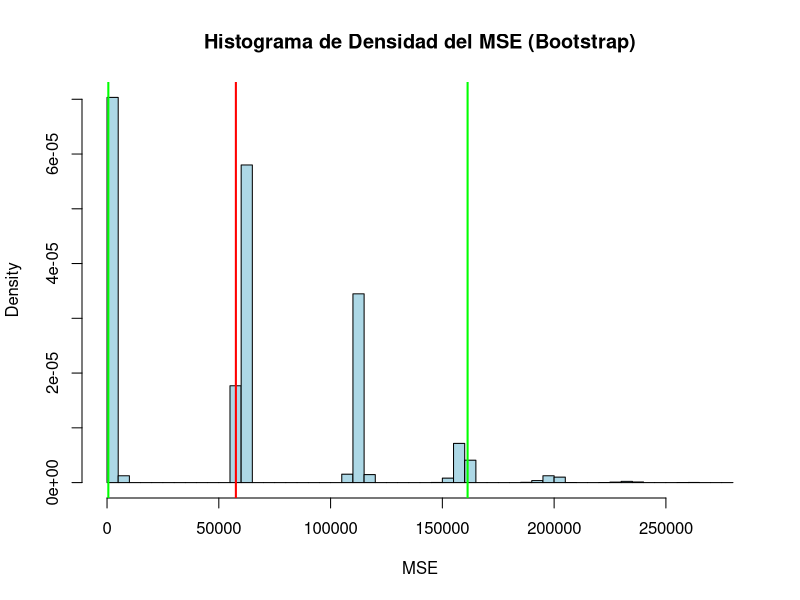
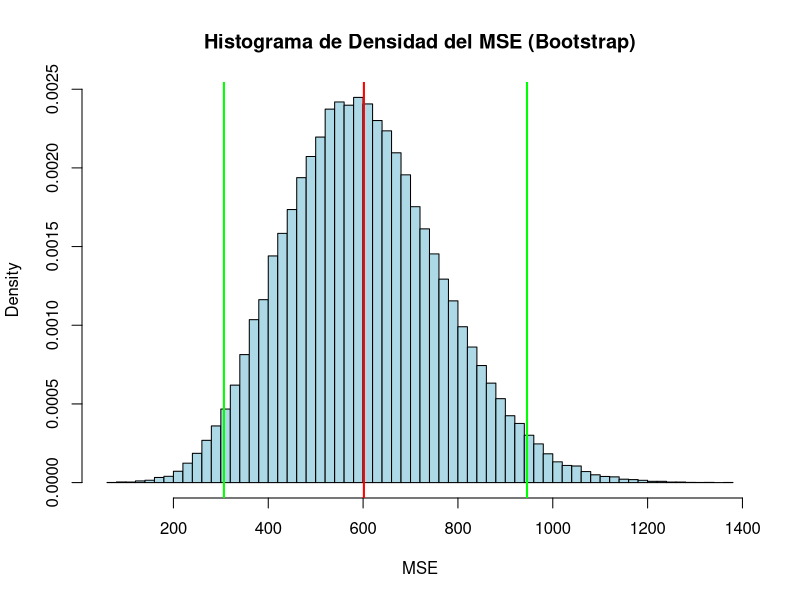

Here is the R script that generated these plots, in order:
## Técnica Bootstrap
set.seed(12345)
reclam = rlnorm(20, meanlog = 2.5, sdlog = 2.5)

bootstrap_mse = function(data, n_bootstrap){
  mse_values = numeric(n_bootstrap)
  for(i in 1:n_bootstrap){
    sample_data = sample(data, replace = TRUE)
    mse_values[i] = mean((sample_data - mean(sample_data))^2)
  }
  return(list(
    media_mse = mean(mse_values),
    sd_mse = sd(mse_values), 
    msval = mse_values
  ))
}

# Estimación del MSE usando bootstrap
n_bootstrap = 100000
mse_estimate <- bootstrap_mse(reclam, n_bootstrap)

cat("El MSE es:", format(mse_estimate$media_mse, big.mark = ","), "\n")

# Intervalos de confianza bajo normalidad
alpha = 0.05
z = qnorm(1-alpha/2)
ci_lower = mse_estimate[[1]] - z*mse_estimate[[2]]
ci_upper = mse_estimate[[1]] + z*mse_estimate[[2]]

cat("Los intervalos de confianza bajo normalidad son: [", ci_lower, ", ", ci_upper, "]\n")

## Intervalo de confianza bajo cuantiles 

ci_qua_low <- quantile(mse_estimate$msval,0.025)
ci_qua_upp <- quantile(mse_estimate$msval, 0.975) 

cat("Los intervalos de confianza bajo cuantiles son: [", ci_qua_low, ", ", ci_qua_upp, "]\n")

## Histograma 

hist(mse_estimate$msval, 
     breaks = 50, 
     probability = TRUE,
     col = "lightblue", 
     main = "Histograma de Densidad del MSE (Bootstrap)", 
     xlab = "MSE")
abline(v = mean(mse_estimate$msval), col = "red", lwd = 2)
abline(v = ci_qua_low, col = "green" , lwd =2 )
abline(v = ci_qua_upp, col = "green" , lwd =2 )

"-------------------- Con datos obtenidos del excel -------------------------------------"

rec <-  c(144,134,185,141,205,126,123,152,123,215,170,165,180,175,160,185,168,172,178,169)

mse1_estimate <- bootstrap_mse(rec, n_bootstrap)

cat("El MSE es:", format(mse1_estimate$media_mse, big.mark = ","), "\n")

# Intervalos de confianza bajo normalidad
alpha = 0.05
z = qnorm(1-alpha/2)
ci1_lower = mse1_estimate[[1]] - z*mse1_estimate[[2]]
ci1_upper = mse1_estimate[[1]] + z*mse1_estimate[[2]]
cat("Los intervalos de confianza bajo normalidad son: [", ci1_lower, ", ", ci1_upper, "]\n")

## Intervalo de confianza bajo cuantiles 

ci1_qua_low <- quantile(mse1_estimate$msval,0.025)
ci1_qua_upp <- quantile(mse1_estimate$msval, 0.975) 
cat("Los intervalos de confianza bajo cuantiles son: [", ci1_qua_low, ", ", ci1_qua_upp, "]\n")

## Histograma 

hist(mse1_estimate$msval, 
     breaks = 50, 
     probability = TRUE,
     col = "lightblue", 
     main = "Histograma de Densidad del MSE (Bootstrap)", 
     xlab = "MSE")
abline(v = mean(mse1_estimate$msval), col = "red", lwd = 2)
abline(v = ci1_qua_low, col = "green" , lwd =2 )
abline(v = ci1_qua_upp, col = "green" , lwd =2 )